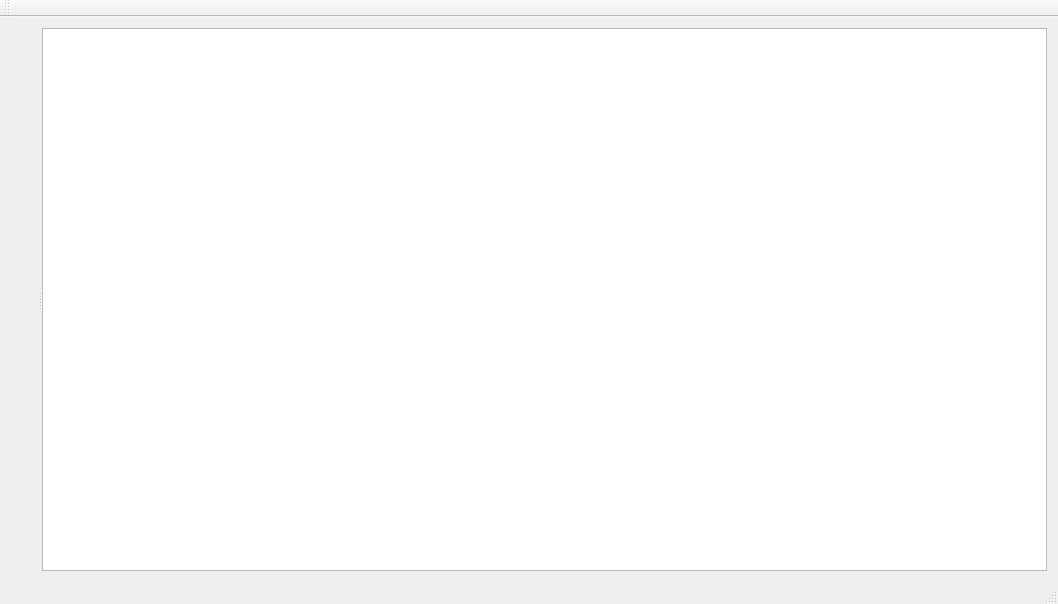
<?xml version="1.0" encoding="UTF-8"?>
<ui version="4.0">
 <class>MainWindow</class>
 <widget class="QMainWindow" name="MainWindow">
  <property name="geometry">
   <rect>
    <x>0</x>
    <y>0</y>
    <width>1058</width>
    <height>604</height>
   </rect>
  </property>
  <property name="windowTitle">
   <string>MapInfo</string>
  </property>
  <widget class="QWidget" name="centralWidget">
   <layout class="QVBoxLayout" name="verticalLayout">
    <item>
     <widget class="QSplitter" name="splitter">
      <property name="orientation">
       <enum>Qt::Horizontal</enum>
      </property>
      <widget class="QLabel" name="labelImageView">
       <property name="text">
        <string notr="true"/>
       </property>
      </widget>
      <widget class="QTextBrowser" name="textBrowserInfo"/>
     </widget>
    </item>
   </layout>
  </widget>
  <widget class="QMenuBar" name="menuBar">
   <property name="geometry">
    <rect>
     <x>0</x>
     <y>0</y>
     <width>1058</width>
     <height>25</height>
    </rect>
   </property>
  </widget>
  <widget class="QToolBar" name="mainToolBar">
   <attribute name="toolBarArea">
    <enum>TopToolBarArea</enum>
   </attribute>
   <attribute name="toolBarBreak">
    <bool>false</bool>
   </attribute>
  </widget>
  <widget class="QStatusBar" name="statusBar"/>
 </widget>
 <layoutdefault spacing="6" margin="11"/>
 <resources/>
 <connections/>
</ui>
